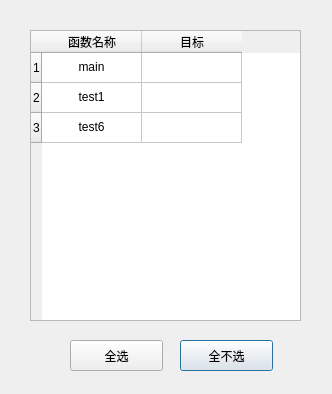
<?xml version="1.0" encoding="UTF-8"?>
<ui version="4.0">
 <class>Dialog</class>
 <widget class="QDialog" name="Dialog">
  <property name="geometry">
   <rect>
    <x>0</x>
    <y>0</y>
    <width>332</width>
    <height>394</height>
   </rect>
  </property>
  <property name="windowTitle">
   <string>选择目标</string>
  </property>
  <property name="modal">
   <bool>false</bool>
  </property>
  <widget class="QTableWidget" name="funcTableWidget">
   <property name="geometry">
    <rect>
     <x>30</x>
     <y>30</y>
     <width>271</width>
     <height>291</height>
    </rect>
   </property>
   <row>
    <property name="text">
     <string>1</string>
    </property>
   </row>
   <row>
    <property name="text">
     <string>2</string>
    </property>
   </row>
   <row>
    <property name="text">
     <string>3</string>
    </property>
   </row>
   <column>
    <property name="text">
     <string>函数名称</string>
    </property>
   </column>
   <column>
    <property name="text">
     <string>目标</string>
    </property>
   </column>
   <item row="0" column="0">
    <property name="text">
     <string>main</string>
    </property>
    <property name="textAlignment">
     <set>AlignCenter</set>
    </property>
   </item>
   <item row="0" column="1">
    <property name="text">
     <string/>
    </property>
    <property name="textAlignment">
     <set>AlignLeading|AlignVCenter</set>
    </property>
    <property name="checkState">
     <enum>Unchecked</enum>
    </property>
   </item>
   <item row="1" column="0">
    <property name="text">
     <string>test1</string>
    </property>
    <property name="textAlignment">
     <set>AlignCenter</set>
    </property>
   </item>
   <item row="1" column="1">
    <property name="text">
     <string/>
    </property>
    <property name="checkState">
     <enum>Unchecked</enum>
    </property>
   </item>
   <item row="2" column="0">
    <property name="text">
     <string>test6</string>
    </property>
    <property name="textAlignment">
     <set>AlignCenter</set>
    </property>
   </item>
   <item row="2" column="1">
    <property name="text">
     <string/>
    </property>
    <property name="checkState">
     <enum>Unchecked</enum>
    </property>
   </item>
  </widget>
  <widget class="QPushButton" name="unselectAllBtn">
   <property name="geometry">
    <rect>
     <x>180</x>
     <y>340</y>
     <width>93</width>
     <height>31</height>
    </rect>
   </property>
   <property name="text">
    <string>全不选</string>
   </property>
  </widget>
  <widget class="QPushButton" name="selectAllBtn">
   <property name="geometry">
    <rect>
     <x>70</x>
     <y>340</y>
     <width>93</width>
     <height>31</height>
    </rect>
   </property>
   <property name="text">
    <string>全选</string>
   </property>
  </widget>
 </widget>
 <resources/>
 <connections/>
</ui>
